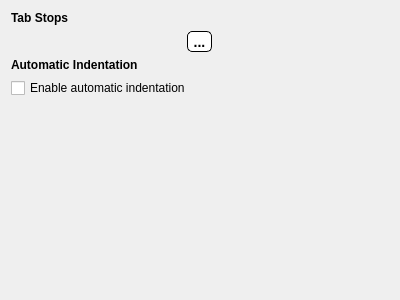
<?xml version="1.0" encoding="UTF-8"?>
<ui version="4.0">
 <class>PrefrencesEditor</class>
 <widget class="QWidget" name="PrefrencesEditor">
  <property name="geometry">
   <rect>
    <x>0</x>
    <y>0</y>
    <width>400</width>
    <height>300</height>
   </rect>
  </property>
  <property name="windowTitle">
   <string>Form</string>
  </property>
  <property name="styleSheet">
   <string notr="true">QDialog#ColorPicker {
border-width: 1;
border-color: black;
background: white;
}
QLabel {
font-weight: 600;
}</string>
  </property>
  <layout class="QVBoxLayout" name="verticalLayout">
   <item>
    <widget class="QLabel" name="label">
     <property name="styleSheet">
      <string notr="true"/>
     </property>
     <property name="text">
      <string>Tab Stops</string>
     </property>
    </widget>
   </item>
   <item>
    <layout class="QHBoxLayout" name="horizontalLayout">
     <item>
      <widget class="QToolButton" name="tabWidth">
       <property name="styleSheet">
        <string notr="true">QToolButton { 
background-color: white;
border-style: outset;
border-width: 1px;
border-radius: 5px;
border-color: black;
font: bold 14px;
}
QToolButton:hover { 
	background: lightGray;
}</string>
       </property>
       <property name="text">
        <string>...</string>
       </property>
      </widget>
     </item>
    </layout>
   </item>
   <item>
    <widget class="QLabel" name="label_2">
     <property name="styleSheet">
      <string notr="true"/>
     </property>
     <property name="text">
      <string>Automatic Indentation</string>
     </property>
    </widget>
   </item>
   <item>
    <widget class="QCheckBox" name="checkBox_2">
     <property name="text">
      <string>Enable automatic indentation</string>
     </property>
    </widget>
   </item>
   <item>
    <spacer name="verticalSpacer">
     <property name="orientation">
      <enum>Qt::Vertical</enum>
     </property>
     <property name="sizeHint" stdset="0">
      <size>
       <width>20</width>
       <height>40</height>
      </size>
     </property>
    </spacer>
   </item>
  </layout>
 </widget>
 <resources/>
 <connections/>
</ui>
